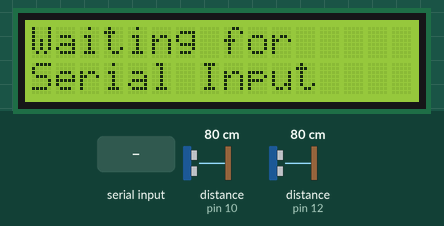
This sketch was run on a simulated Arduino Uno, built with avr-gcc and run on an emulated ATmega328P. Parts: 16×2 character LCD. Wiring (inferred from the names in the program): 2 × ultrasonic range finder: trigger pin 9, echo pin 10 / trigger pin 11, echo pin 12. The inputs (shaded band) are chosen by the test bench; at power-on: distance to the obstacle (sensors on pin 10, pin 12) 80 cm. The echo pulse lasts 58.3 µs per cm; what the sketch prints to the serial monitor is not drawn.

Above: at 1.3 s.
1.4 s: "g" received over Serial
At 1.8 s:
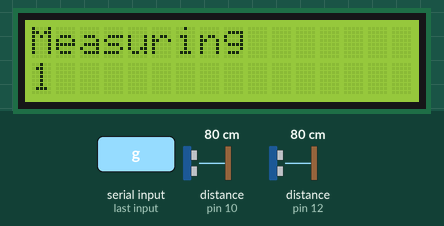
2.9 s: "f" received over Serial
At 3.2 s:
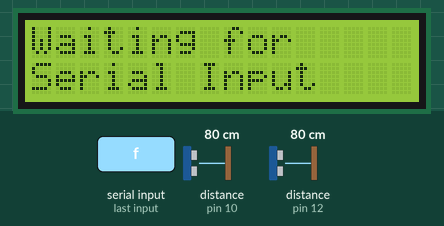
Timing chart, 0 to 5.9 s (numbered marks = the images above; inputs shaded):
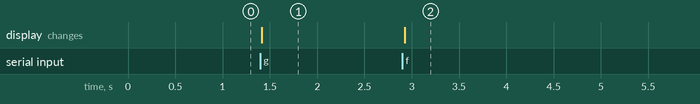

Measured:
- after the input at 1.4 s, the display: changes at once (image 1)
- after the input at 2.9 s, the display: changes at once (image 2)

The sketch:

two-ultrasonic.ino
```cpp
//End: 0x27
#include <Wire.h> // Biblioteca utilizada para fazer a comunicação com o I2C
#include <LiquidCrystal_I2C.h> // Biblioteca utilizada para fazer a comunicação com o display 20x4

#define col 16 // Serve para definir o numero de colunas do display utilizado
#define lin  2 // Serve para definir o numero de linhas do display utilizado
#define ende  0x27 // Serve para definir o endereço do display.

const int trigPin_y = 9;
const int echoPin_y = 10;
const int trigPin_x = 11;
const int echoPin_x = 12;
int input = 0;
char userInput;

// defines variables
double distance_x, distance_y;
double initial_distance_x, initial_distance_y;

LiquidCrystal_I2C lcd(ende,col,lin); // Chamada da funcação LiquidCrystal para ser usada com o I2C

void measureDistance(double *distance, double initialDistance, int trigger, int echo, char axis, bool firstMeasure);
void resetLcd();

void setup() //Incia o display
{
  pinMode(trigPin_x, OUTPUT); // Sets the trigPin as an Output
  pinMode(echoPin_x, INPUT); // Sets the echoPin as an Input
  pinMode(trigPin_y, OUTPUT); // Sets the trigPin as an Output
  pinMode(echoPin_y, INPUT); // Sets the echoPin as an Input
  Serial.begin(9600);
  lcd.init();
  lcd.backlight();
  lcd.clear();
  resetLcd();
  measureDistance(&initial_distance_x,initial_distance_x,trigPin_x,echoPin_x,'x',true);
  measureDistance(&initial_distance_y,initial_distance_y,trigPin_y,echoPin_y,'y',true);
}

void measureDistance(double *distance, double initialDistance, int trigger, int echo, char axis, bool firstMeasure){
  digitalWrite(trigger, LOW);
  delayMicroseconds(2);
  // Sets the trigPin on HIGH state for 10 micro seconds
  digitalWrite(trigger, HIGH);
  delayMicroseconds(10);
  digitalWrite(trigger, LOW);
  // Reads the echoPin, returns the sound wave travel time in microseconds
  long duration = pulseIn(echo, HIGH);
  // Calculating the distance
  if(firstMeasure){
    * distance = duration * 0.0343 / 2;
  } else {
    * distance = duration * 0.0343 / 2 - initialDistance;
  }
  // Prints the distance on the Serial Monitor
  Serial.print(*distance);
}

void resetLcd(){
  lcd.setCursor(0,0);
  lcd.print("Waiting for");
  lcd.setCursor(0,1);
  lcd.print("Serial Input");
  input = 0;
}

void loop() {
  if(Serial.available()> 0){
    userInput = Serial.read();               // read user input
      if(userInput == 'g'){
          if(input == 0){
            lcd.clear();
            lcd.setCursor(0,0);
            lcd.print("Measuring");
            input = 1;
          }
          lcd.setCursor(0,1);
          lcd.print(millis()/1000);
          measureDistance(&distance_x,initial_distance_x,trigPin_x,echoPin_x,'x',false);
          Serial.print(",");
          measureDistance(&distance_y,initial_distance_y,trigPin_y,echoPin_y,'y',false);
          Serial.println();
    }
    if(userInput == 'f'){
      if(input == 1){
        resetLcd();
      }
    }
  }
}
```
